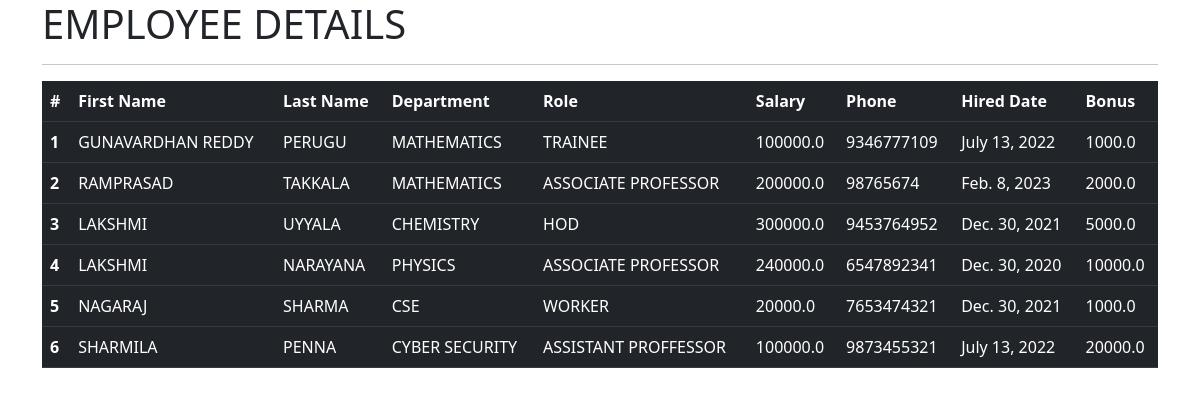
The app's page /all_emp with its own data.
### emp_app/models.py (models this page shows, shortened)
class Employee(models.Model):
    first_name = models.CharField(max_length=100, null=False)
    last_name = models.CharField(max_length=100)
    dept = models.ForeignKey(Department, on_delete=models.CASCADE)
    role = models.ForeignKey(Role, on_delete=models.CASCADE)
    salary = models.FloatField(default=0)
    bonus = models.FloatField(default=0)
    phone = models.IntegerField(default=0)
    hired_date = models.DateField()
    def __str__(self):
        return self.first_name

class Department(models.Model):
    name = models.CharField(max_length=100, null=False)
    location = models.CharField(max_length=100)

class Role(models.Model):
    name = models.CharField(max_length=100, null=False)

### emp_app/views.py (the view)
# urls.py: path('all_emp', views.all_emp, name = 'all_emp'),
def all_emp(request):
    emps = Employee.objects.all()
    context = {
        'emps' : emps,
    }
    print(context)
    return render(request, 'all_emp.html', context)

### emp_app/templates/all_emp.html (shortened to what this page needs)
<!DOCTYPE html>
<html lang="en">
<head>
    <link rel="stylesheet" href="https://cdn.jsdelivr.net/npm/bootstrap@5.3.0-alpha1/dist/css/bootstrap.min.css">
</head>
<body>
    <div class="container">
        <h1>EMPLOYEE DETAILS</h1>
        <hr>
        <table class="table table-dark">
            <thead>
              <tr class="table table-dark">
                <th scope="col">#</th>
                <th scope="col">First Name</th>
                <th scope="col">Last Name</th>
                <th scope="col">Department</th>
                <th scope="col">Role</th>
                <th scope="col">Salary</th>
                <th scope="col">Phone</th>
                <th scope="col">Hired Date</th>
                <th scope="col">Bonus</th>
              </tr>
            </thead>
            {% for emp in emps %}
            <tbody>
              <tr>
                <th scope="row">{{emp.id}}</th>
                <td>{{emp.first_name}}</td>
                <td>{{emp.last_name}}</td>
                <td>{{emp.dept.name}}</td>
                <td>{{emp.role.name}}</td>
                <td>{{emp.salary}}</td>
                <td>{{emp.phone}}</td>
                <td>{{emp.hired_date}}</td>
                <td>{{emp.bonus}}</td>
              </tr>
            </tbody>
            {% endfor %}
          </table>
    </div>
</body>
</html>
</body>
</html>

### records on screen
Employee: id "1", first_name "GUNAVARDHAN REDDY", last_name "PERUGU", dept.name "MATHEMATICS", role.name "TRAINEE", salary "100000.0", phone "9346777109", hired_date "July 13, 2022", bonus "1000.0"
Employee: id "2", first_name "RAMPRASAD", last_name "TAKKALA", dept.name "MATHEMATICS", role.name "ASSOCIATE PROFESSOR", salary "200000.0", phone "98765674", hired_date "Feb. 8, 2023", bonus "2000.0"
Employee: id "3", first_name "LAKSHMI", last_name "UYYALA", dept.name "CHEMISTRY", role.name "HOD", salary "300000.0", phone "9453764952", hired_date "Dec. 30, 2021", bonus "5000.0"
Employee: id "4", first_name "LAKSHMI", last_name "NARAYANA", dept.name "PHYSICS", role.name "ASSOCIATE PROFESSOR", salary "240000.0", phone "6547892341", hired_date "Dec. 30, 2020", bonus "10000.0"
Employee: id "5", first_name "NAGARAJ", last_name "SHARMA", dept.name "CSE", role.name "WORKER", salary "20000.0", phone "7653474321", hired_date "Dec. 30, 2021", bonus "1000.0"
Employee: id "6", first_name "SHARMILA", last_name "PENNA", dept.name "CYBER SECURITY", role.name "ASSISTANT PROFFESSOR", salary "100000.0", phone "9873455321", hired_date "July 13, 2022", bonus "20000.0"
